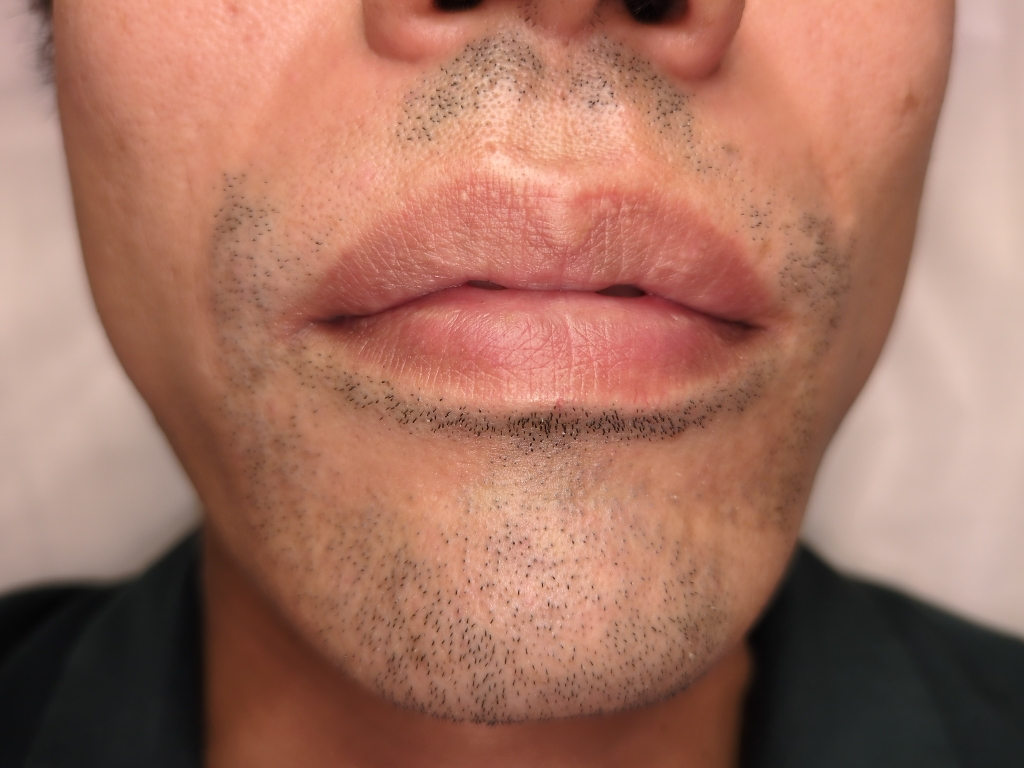
#> input picture experimental/beard_segmentation/35251206_20250803.jpg, 1024 x 768 px
$ python beard_counter_floodfill.py 35251206_20250803.jpg
#> lines starting #> are read from the running program, lines starting #| are printed output that depends on the picture; after the words box and inside, x2 and y2 are one past the last pixel; in counts of white or black regions, pixels touching at a corner belong together
#!/usr/bin/env python3
"""
髭カウント＆Inpaintingアプリケーション
- 髭を検出してカウント
- スライドバーで除去する髭の割合(%)を指定
- 指定%に応じたマスクを生成
- OpenCV inpaintingでプレビュー
- マスクと結果画像を保存
"""

import cv2
import numpy as np
from typing import List, Tuple, Optional
import random


class BeardCounterFloodFill:
    def __init__(self, image_path: str):
#> called with image_path = '35251206_20250803.jpg'
        self.original_image = cv2.imread(image_path)
#> self.original_image is the input picture: shape (768, 1024, 3); mean B, G, R 98.2, 115.2, 164.2
        if self.original_image is None:
            raise ValueError(f"画像を読み込めません: {image_path}")

        self.image_path = image_path
        self.display_image = self.original_image.copy()
        self.inpaint_preview = None
        self.drawing = False
        self.mode = 'lasso'  # 'lasso', 'rectangle', 'click_fill'
        self.start_point = None
        self.lasso_points: List[Tuple[int, int]] = []

        # 検出された髭領域のリスト（マスク、面積、重心座標）
        self.beard_regions: List[dict] = []
        self.active_mask_indices: List[int] = []  # 現在有効なマスクのインデックス

        # パラメータ
        self.removal_percentage = 0  # 除去する髭の割合(0-100)
        self.tolerance = 30
        self.min_area = 10
        self.max_area = 5000
        self.threshold_value = 80
        self.inpaint_radius = 3  # inpaintingの半径
        self.selection_mode = 'random'  # 'random', 'area_large', 'area_small', 'sequential'

        self.show_inpaint_preview = False
        self.random_seed = 42  # 再現性のため

        # カラーパレット
        self.colors = [
            (255, 0, 0), (0, 255, 0), (0, 0, 255),
            (255, 255, 0), (255, 0, 255), (0, 255, 255),
            (128, 0, 0), (0, 128, 0), (0, 0, 128),
            (128, 128, 0), (128, 0, 128), (0, 128, 128),
        ]

    # [321 lines left out: functions on_percentage_change, on_inpaint_radius_change, on_threshold_change, update_active_masks, get_combined_mask, get_dilated_mask and 10 more, not called in this run]

    def run(self):
        """メインループ"""
        window_name = 'Beard Counter + Inpainting'
        cv2.namedWindow(window_name)
        cv2.setMouseCallback(window_name, self.mouse_callback)

        # スライドバーを追加
        cv2.createTrackbar('Remove %', window_name, 0, 100, self.on_percentage_change)
        cv2.createTrackbar('Inpaint R', window_name, self.inpaint_radius, 20, self.on_inpaint_radius_change)
        cv2.createTrackbar('Threshold', window_name, self.threshold_value, 255, self.on_threshold_change)

        print("=" * 65)
        print("髭カウント＆Inpaintingアプリケーション")
        print("=" * 65)
        print("操作方法:")
        print("  [モード切替]")
        print("    '1': クリック塗りつぶしモード")
        print("    '2': 投げ縄モード")
        print("    '3': 矩形モード")
        print("  [選択モード]")
        print("    'r': ランダム選択")
        print("    'l': 面積大きい順")
        print("    's': 面積小さい順")
        print("    'd': 検出順（sequential）")
        print("  [表示]")
        print("    'p': Inpaintingプレビュー切替")
        print("    'n': 新しいランダムシード")
        print("  [保存]")
        print("    'm': マスクを保存")
        print("    'i': Inpainting結果を保存")
        print("  [その他]")
        print("    'u': Undo")
        print("    'c': 全クリア")
        print("    'q'/ESC: 終了")
        print("=" * 65)
        print("スライドバーで除去割合(%)とThreshold(検出感度)を調整できます")
        print("=" * 65)

        while True:
            display = self.display_image.copy()

            # ステータスバー
            mode_names = {'click_fill': 'クリック', 'lasso': '投げ縄', 'rectangle': '矩形'}
            preview_status = "ON" if self.show_inpaint_preview else "OFF"
            status = f"Mode: {mode_names.get(self.mode, self.mode)} | " \
                    f"Select: {self.selection_mode} | Preview: {preview_status}"
            cv2.putText(display, status,
                       (10, display.shape[0] - 10),
                       cv2.FONT_HERSHEY_SIMPLEX, 0.5, (255, 255, 255), 1)
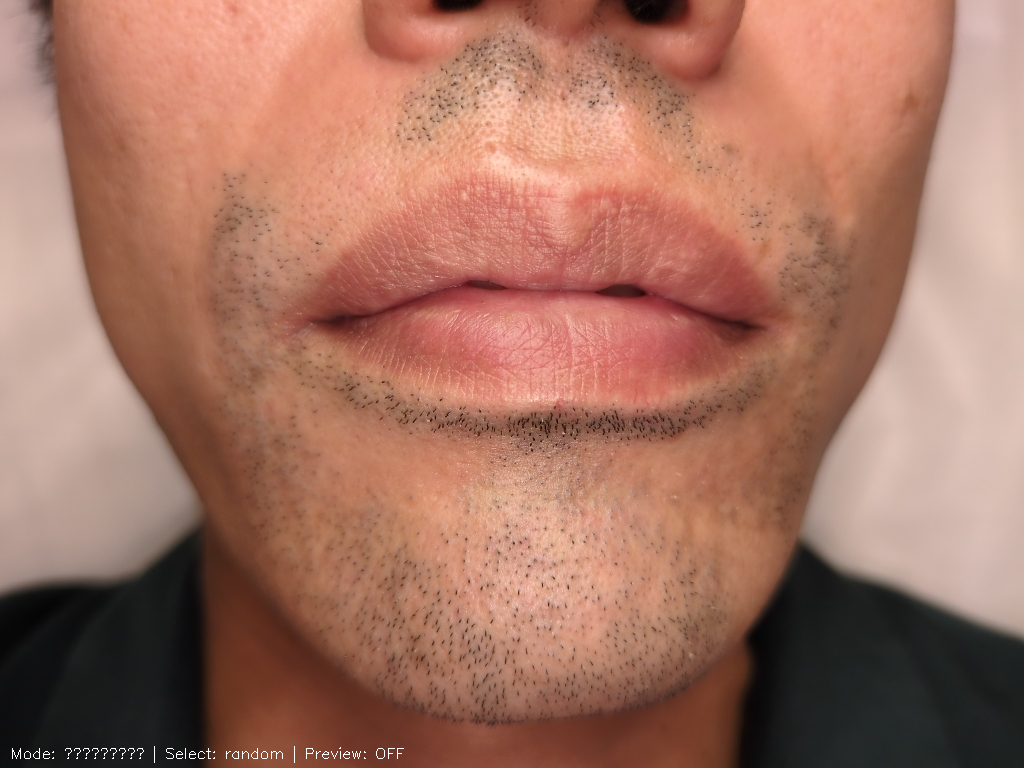
#> display: shape (768, 1024, 3); 0.1% of pixels changed, all inside (x1, y1, x2, y2) = (12, 746, 404, 763)

            cv2.imshow(window_name, display)
            key = cv2.waitKey(1) & 0xFF
#> (key q is pressed here)

            if key == ord('q') or key == 27:
                break
            elif key == ord('1'):
                self.mode = 'click_fill'
                print("モード: クリック塗りつぶし")
            elif key == ord('2'):
                self.mode = 'lasso'
                print("モード: 投げ縄")
            elif key == ord('3'):
                self.mode = 'rectangle'
                print("モード: 矩形")
            elif key == ord('r'):
                self.selection_mode = 'random'
                self.update_active_masks()
                self.update_display()
                print("選択モード: ランダム")
            elif key == ord('l'):
                self.selection_mode = 'area_large'
                self.update_active_masks()
                self.update_display()
                print("選択モード: 面積大きい順")
            elif key == ord('s'):
                self.selection_mode = 'area_small'
                self.update_active_masks()
                self.update_display()
                print("選択モード: 面積小さい順")
            elif key == ord('d'):
                self.selection_mode = 'sequential'
                self.update_active_masks()
                self.update_display()
                print("選択モード: 検出順")
            elif key == ord('p'):
                self.show_inpaint_preview = not self.show_inpaint_preview
                if self.show_inpaint_preview:
                    self.update_inpaint_preview()
                self.update_display()
                print(f"Inpaintingプレビュー: {'ON' if self.show_inpaint_preview else 'OFF'}")
            elif key == ord('n'):
                self.random_seed = random.randint(0, 10000)
                self.update_active_masks()
                self.update_display()
                print(f"新しいランダムシード: {self.random_seed}")
            elif key == ord('m'):
                self.save_mask()
            elif key == ord('i'):
                self.save_inpainted()
            elif key == ord('u'):
                if self.beard_regions:
                    self.beard_regions.pop()
                    self.update_active_masks()
                    self.update_display()
                    print(f"取り消しました（残り: {len(self.beard_regions)}）")
            elif key == ord('c'):
                self.beard_regions = []
                self.active_mask_indices = []
                self.inpaint_preview = None
                self.display_image = self.original_image.copy()
                print("全クリアしました")

        cv2.destroyAllWindows()

        total = len(self.beard_regions)
        active = len(self.active_mask_indices)
        print(f"\n最終結果: {total} 本中 {active} 本 ({self.removal_percentage}%) を除去対象")


def main():
    import sys

    if len(sys.argv) < 2:
        image_path = "beard_sample.jpg"
        print(f"使用方法: python beard_counter_floodfill.py <画像パス>")
        print(f"画像パスが指定されていないため、'{image_path}' を使用します")
    else:
        image_path = sys.argv[1]

    try:
        app = BeardCounterFloodFill(image_path)
        app.run()
    except ValueError as e:
        print(f"エラー: {e}")
        sys.exit(1)


if __name__ == "__main__":
    main()

$ run again, on experimental/beard_segmentation/2026-01-21120536.png
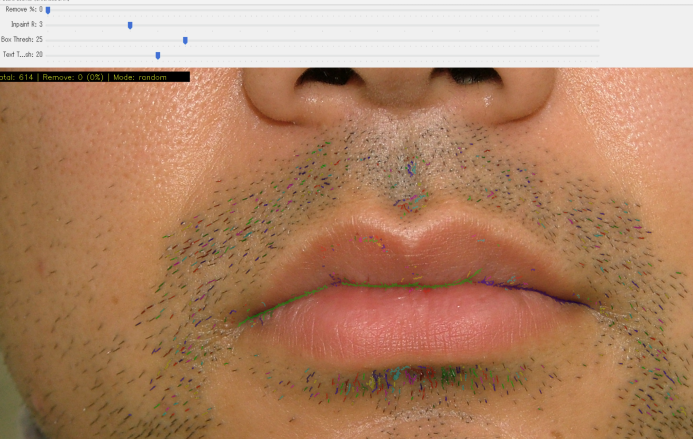
#> input picture experimental/beard_segmentation/2026-01-21120536.png, 1386 x 877 px (shown at 1/2 size)
#> in __init__, self.original_image is the input picture: shape (877, 1386, 3); mean B, G, R 103.8, 133.4, 176.5
#> in run, `cv2.putText(display, status, (10, display.shape[0] - 10), cv2.FONT_HER..`:
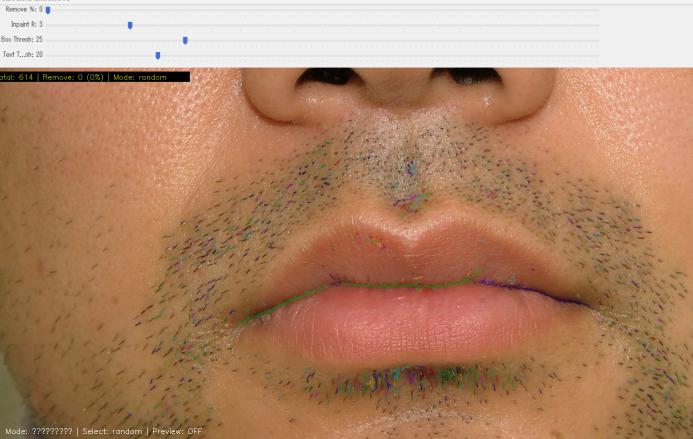
#> display: shape (877, 1386, 3) (shown at 1/2 size); 0.06% of pixels changed, all inside (x1, y1, x2, y2) = (12, 855, 404, 872)
